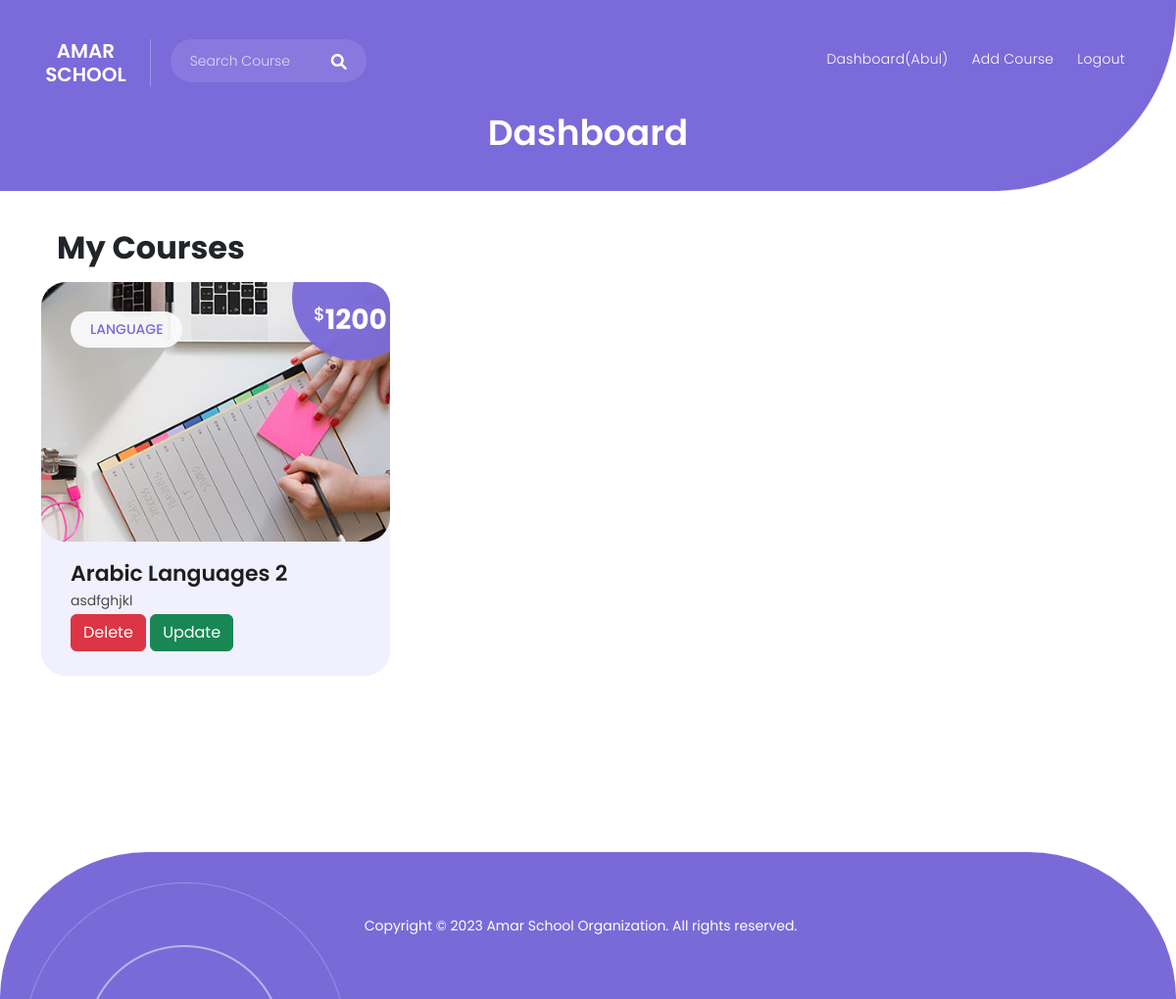
/accounts/dashboard/ (signed in), run on the app's committed database.
### courses/models.py (models this page shows)
class Course(models.Model):
    course_title = models.CharField(max_length=100, unique=True)
    course_description = models.TextField(max_length=400)
    course_teacher = models.ForeignKey(User, on_delete=models.CASCADE, null=True)
    course_banner = models.ImageField(upload_to='photos/courses', blank=True)
    course_price = models.IntegerField()
    course_department = models.ForeignKey(Department, on_delete=models.CASCADE)
    created_date = models.DateTimeField(auto_now_add=True)

class Department(models.Model):
    department_name = models.CharField(max_length=100, unique=True)
    slug = models.SlugField(max_length=100)
    description = models.TextField(max_length=300, blank=True)
    def __str__(self):
        return self.department_name

### accounts/views.py (the view)
# urls.py: path('dashboard/', views.dashboard, name='dashboard'),
def dashboard(request):
    course_list = None
    if request.user is not None:
        course_list = Course.objects.filter(course_teacher=request.user)
    return render(request, 'accounts/dashboard.html', {'course_list': course_list})

### accounts/templates/accounts/dashboard.html
{% extends "base.html" %}
{% block body %}
<div style="padding-bottom: 25px;" class="main-banner" >
</div>
<section style="margin-top: -131px; margin-bottom: 150px;" class="section courses" id="courses">
  <div class="container">
    <div class="row">
      <div class="col-lg-12 text-center">
        <div class="section-heading">
          <h2 class='text-white'>Dashboard</h2>
        </div>
      </div>
    </div>
    <h2 class='text-dark m-3'>My Courses</h2>
    <div class="row event_box">
      {% if course_list %}
      {% for item in course_list %}
      <div class="col-lg-4 col-md-6 align-self-center mb-30 event_outer col-md-12 design">
        <div class="events_item ">
          <div class="thumb">
            {% if item.course_banner %}
            <a href="#"><img src="{{ item.course_banner.url }}" alt=""></a>
            {% endif %}
            <span class="category">{{item.course_department}}</span>
            <span class="price">
              <h6><em>$</em>{{item.course_price}}</h6>
            </span>
          </div>
          <div class="down-content">
            <h4 class="author">{{item.course_title}}</h4>
            <p>{{item.course_description}}</p>
            <a href="{% url 'delete_course' item.pk%}" class="btn btn-danger">Delete</a>
            <a href="{% url 'update_course' item.pk%}" class="btn btn-success">Update</a>
          </div>
        </div>
      </div>
      {% endfor %}
      {% else %}
      <div>
        <div class="container " style="margin-bottom: auto;">
          <h4 class="text-danger">You have no course. Pleace add course !!!!</h4>
        </div>
      </div>
      {% endif %}
    </div>
  </div>
</section>
{% endblock %}

### templates/base.html (shortened to what this page needs)
<!DOCTYPE html>
<html lang="en">
{% load static %}
<head>
  <link href="{% static 'vendor/bootstrap/css/bootstrap.min.css' %}" rel="stylesheet">
  <link rel="stylesheet" href="{% static 'assets/css/fontawesome.css' %}">
  <link rel="stylesheet" href="{% static 'assets/css/templatemo-scholar.css' %}">
  <link rel="stylesheet" href="{% static 'assets/css/owl.css' %}">
  <link rel="stylesheet" href="{% static 'assets/css/animate.css' %}">
  <link rel="stylesheet" href="https://unpkg.com/swiper@7/swiper-bundle.min.css" />
</head>
<body>
  <header class="header-area header-sticky">
    <div class="container">
      <div class="row">
        <div class="col-12">
          <nav class="main-nav">
            <a href="{% url 'home' %}" class="logo">
              <h1 style="font-size: 20px; text-align: center;">Amar School</h1>
            </a>
            <div class="search-input">
              <form id="search" action="{% url 'search' %}" method="POST">
                <input type="text" placeholder="Search Course" id='searchText' name="searched"/>
                <i class="fa fa-search"></i>
              </form>
            </div>
            <ul class="nav">
              {% if request.user.is_authenticated %}
              <li class="scroll-to-section"><a href="{% url 'dashboard' %}">Dashboard({{request.user.first_name}})</a></li>
              <li class="scroll-to-section"><a href="{% url 'add_courses' %}">Add Course</a></li>
              <li class="scroll-to-section"><a href="{% url 'logout' %}">Logout</a></li>
              {% endif %}
            </ul>
          </nav>
        </div>
      </div>
    </div>
  </header>
  {% block body %}
  {% endblock %}
  <footer>
    <div class="container">
      <div class="col-lg-12">
        <p>Copyright © 2023 Amar School Organization. All rights reserved. &nbsp;&nbsp;&nbsp;</p>
      </div>
    </div>
  </footer>
</body>
</html>

### data on the page
Course: course_banner (picture), course_department "LANGUAGE", course_price "1200", course_title "Arabic Languages 2", course_description "asdfghjkl"

### other printed values
{{ request.user.first_name }} "Abul"
